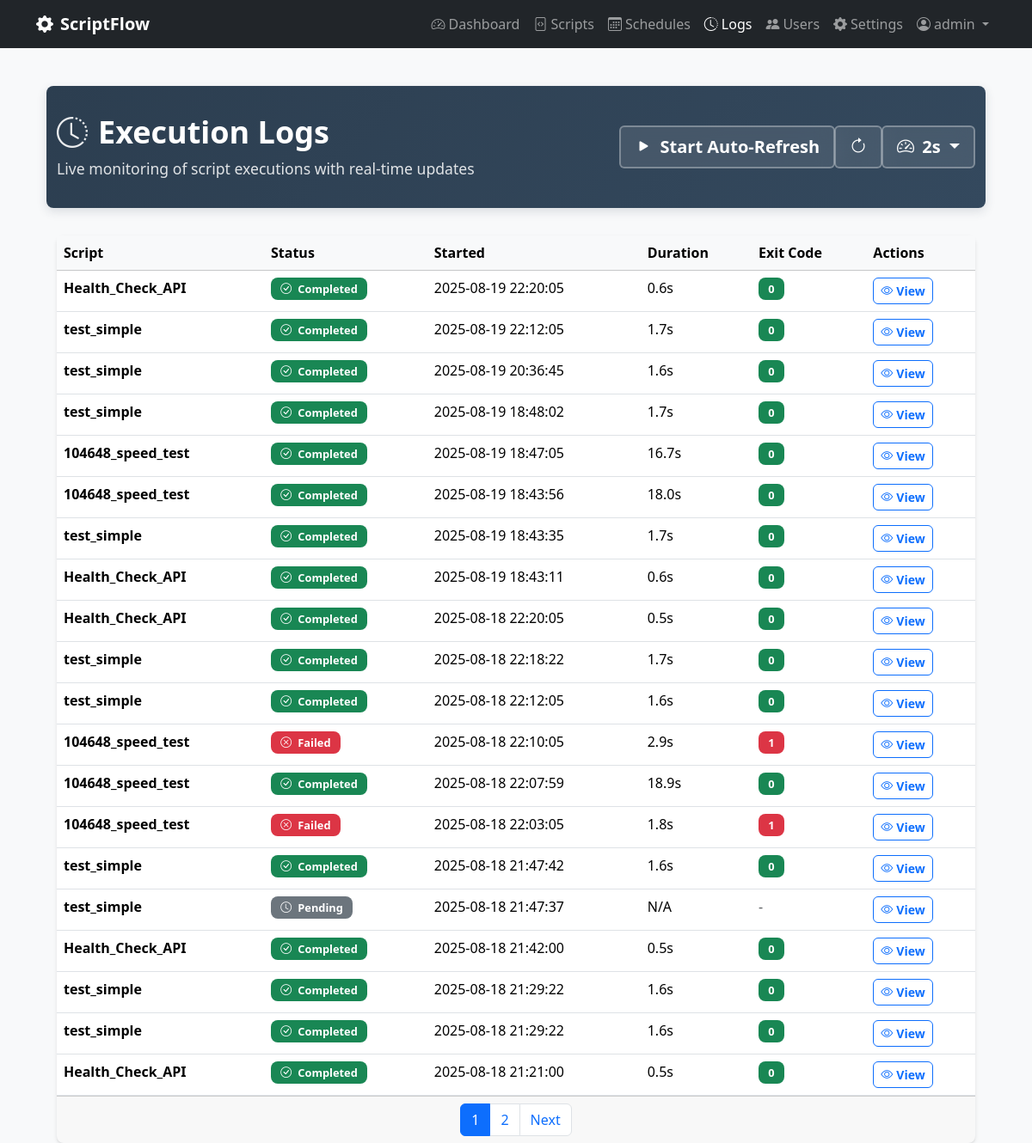
Screenshot of /logs (signed in) with the database file from the repository.
### scriptflow.py (models this page shows, shortened)
class User(UserMixin, db.Model):
    __tablename__ = 'users'
    id = db.Column(db.Integer, primary_key=True)
    username = db.Column(db.String(80), unique=True, nullable=False)
    email = db.Column(db.String(120), unique=True, nullable=False)
    password_hash = db.Column(db.String(255), nullable=False)
    is_admin = db.Column(db.Boolean, default=False, nullable=False)
    can_view_all_data = db.Column(db.Boolean, default=False, nullable=False)
    created_at = db.Column(db.DateTime, default=datetime.now)
    last_login = db.Column(db.DateTime)

class Execution(db.Model):
    __tablename__ = 'executions'
    id = db.Column(db.Integer, primary_key=True)
    started_at = db.Column(db.DateTime, default=datetime.now, nullable=False)
    completed_at = db.Column(db.DateTime)
    status = db.Column(db.String(20), default='pending', nullable=False)  # pending, running, completed, failed, timeout
    exit_code = db.Column(db.Integer)
    stdout = db.Column(db.Text)
    stderr = db.Column(db.Text)
    duration_seconds = db.Column(db.Float)
    trigger_type = db.Column(db.String(20), default='manual', nullable=False)  # manual, scheduled, api
    script_id = db.Column(db.Integer, db.ForeignKey('scripts.id'), nullable=False)
    user_id = db.Column(db.Integer, db.ForeignKey('users.id'), nullable=False)
    script = db.relationship('Script', backref='executions')
    @property
    def formatted_duration(self):
        if not self.duration_seconds:
            return "N/A"
        if self.duration_seconds < 60:
            return f"{self.duration_seconds:.1f}s"
        else:
            minutes = int(self.duration_seconds // 60)
            seconds = int(self.duration_seconds % 60)
            return f"{minutes}m {seconds}s"

class Script(db.Model):
    __tablename__ = 'scripts'
    id = db.Column(db.Integer, primary_key=True)
    name = db.Column(db.String(100), nullable=False)
    description = db.Column(db.Text)
    filename = db.Column(db.String(255), nullable=False)
    file_path = db.Column(db.String(500), nullable=False)
    script_type = db.Column(db.String(10), nullable=False)  # 'py' or 'bat'
    file_size = db.Column(db.Integer)
    created_at = db.Column(db.DateTime, default=datetime.now)
    updated_at = db.Column(db.DateTime, default=datetime.now, onupdate=datetime.now)
    is_active = db.Column(db.Boolean, default=True)
    user_id = db.Column(db.Integer, db.ForeignKey('users.id'), nullable=False)

### scriptflow.py (the view)
@app.route('/logs')
@login_required
def logs():
    page = request.args.get('page', 1, type=int)
    executions_query = Execution.query.order_by(Execution.started_at.desc())
    executions_filtered = apply_user_data_filter(executions_query)
    executions = executions_filtered.paginate(page=page, per_page=20, error_out=False)
    return render_template('logs.html', executions=executions)

### scriptflow.py (called while the page is built)
@login_manager.user_loader
def load_user(user_id):
    return User.query.get(int(user_id))

def apply_user_data_filter(query):
    if current_user.can_view_all_data:
        return query  # Can see all data
    else:
        return query.filter_by(user_id=current_user.id)  # Only own data

### templates/logs.html (shortened to what this page needs)
{% extends "base.html" %}
{% block content %}
<div class="container-fluid">
    <div class="page-header">
        <div class="container">
            <div class="row align-items-center">
                <div class="col">
                    <h1>
                        <i class="bi bi-clock-history"></i>Execution Logs
                    </h1>
                    <p>Live monitoring of script executions with real-time updates</p>
                </div>
                <div class="col-auto">
                    <div class="btn-group" role="group">
                        <button type="button" class="btn btn-lg" id="refreshToggle" onclick="toggleAutoRefresh()">
                            <i class="bi bi-play-fill me-1" id="refreshIcon"></i>
                            <span id="refreshText">Start Auto-Refresh</span>
                        </button>
                        <button type="button" class="btn btn-lg" onclick="manualRefresh()" title="Refresh Now">
                            <i class="bi bi-arrow-clockwise"></i>
                        </button>
                        <div class="btn-group" role="group">
                            <button class="btn btn-lg dropdown-toggle" type="button" data-bs-toggle="dropdown">
                                <i class="bi bi-speedometer2 me-1"></i>
                                <span id="intervalText">2s</span>
                            </button>
                        </div>
                    </div>
                </div>
            </div>
        </div>
    </div>
    <div class="container">
        <div class="card">
            <div class="card-body p-0">
                {% if executions.items %}
                    <div class="table-responsive">
                        <table class="table table-hover mb-0" id="logsTable">
                            <thead class="table-light">
                                <tr>
                                    <th>Script</th>
                                    <th>Status</th>
                                    <th>Started</th>
                                    <th>Duration</th>
                                    <th>Exit Code</th>
                                    <th>Actions</th>
                                </tr>
                            </thead>
                            <tbody id="logsTableBody">
                                {% for execution in executions.items %}
                                <tr>
                                    <td>
                                        <strong>{{ execution.script.name if execution.script else 'Unknown' }}</strong>
                                    </td>
                                    <td>
                                        {% if execution.status == 'running' %}
                                            <span class="badge status-running d-flex align-items-center gap-1">
                                                <i class="bi bi-arrow-clockwise rotating-icon"></i>
                                                Running
                                            </span>
                                        {% elif execution.status == 'completed' %}
                                            <span class="badge bg-success">
                                                <i class="bi bi-check-circle me-1"></i>
                                                Completed
                                            </span>
                                        {% elif execution.status == 'failed' %}
                                            <span class="badge bg-danger">
                                                <i class="bi bi-x-circle me-1"></i>
                                                Failed
                                            </span>
                                        {% elif execution.status == 'pending' %}
                                            <span class="badge bg-secondary">
                                                <i class="bi bi-clock me-1"></i>
                                                Pending
                                            </span>
                                        {% elif execution.status == 'timeout' %}
                                            <span class="badge bg-warning">
                                                <i class="bi bi-stopwatch me-1"></i>
                                                Timeout
                                            </span>
                                        {% else %}
                                            <span class="badge bg-secondary">
                                                {{ execution.status|title }}
                                            </span>
                                        {% endif %}
                                    </td>
                                    <td>{{ execution.started_at.strftime('%Y-%m-%d %H:%M:%S') }}</td>
                                    <td>{{ execution.formatted_duration }}</td>
                                    <td>
                                        {% if execution.exit_code is not none %}
                                            <span class="badge bg-{{ 'success' if execution.exit_code == 0 else 'danger' }}">
                                                {{ execution.exit_code }}
                                            </span>
                                        {% else %}
                                            <span class="text-muted">-</span>
                                        {% endif %}
                                    </td>
                                    <td>
                                        <a href="{{ url_for('view_execution', execution_id=execution.id) }}" class="btn btn-sm btn-outline-primary">
                                            <i class="bi bi-eye me-1"></i>View
                                        </a>
                                    </td>
                                </tr>
                                {% endfor %}
                            </tbody>
                        </table>
                    </div>
                    {% if executions.pages > 1 %}
                    <div class="card-footer">
                        <nav>
                            <ul class="pagination justify-content-center mb-0">
                                {% for page_num in executions.iter_pages() %}
                                    {% if page_num %}
                                        {% if page_num != executions.page %}
                                            <li class="page-item">
                                                <a class="page-link" href="{{ url_for('logs', page=page_num) }}">{{ page_num }}</a>
                                            </li>
                                        {% else %}
                                            <li class="page-item active">
                                                <span class="page-link">{{ page_num }}</span>
                                            </li>
                                        {% endif %}
                                    {% else %}
                                        <li class="page-item disabled">
                                            <span class="page-link">...</span>
                                        </li>
                                    {% endif %}
                                {% endfor %}
                                {% if executions.has_next %}
                                    <li class="page-item">
                                        <a class="page-link" href="{{ url_for('logs', page=executions.next_num) }}">Next</a>
                                    </li>
                                {% endif %}
                            </ul>
                        </nav>
                    </div>
                    {% endif %}
                {% endif %}
            </div>
        </div>
    </div>
</div>
{% endblock %}

### templates/base.html (shortened to what this page needs)
<!DOCTYPE html>
<html lang="en">
<head>
    <link href="https://cdn.jsdelivr.net/npm/bootstrap@5.3.2/dist/css/bootstrap.min.css" rel="stylesheet">
    <link href="https://cdn.jsdelivr.net/npm/bootstrap-icons@1.11.0/font/bootstrap-icons.css" rel="stylesheet">
    <link href="{{ url_for('static', filename='css/app.css') }}" rel="stylesheet">
</head>
<body{% block body_class %}{% endblock %}>
    <nav class="navbar navbar-expand-lg navbar-dark bg-dark fixed-top">
        <div class="container">
            <a class="navbar-brand" href="{{ url_for('dashboard') }}">
                <i class="bi bi-gear-fill me-2"></i>ScriptFlow
            </a>
            <div class="navbar-nav ms-auto">
                <a class="nav-link{% if request.endpoint == 'dashboard' %} active{% endif %}" href="{{ url_for('dashboard') }}">
                    <i class="bi bi-speedometer2 me-1"></i>Dashboard
                </a>
                <a class="nav-link{% if request.endpoint in ['scripts', 'upload_script', 'edit_script', 'view_script'] %} active{% endif %}" href="{{ url_for('scripts') }}">
                    <i class="bi bi-file-code me-1"></i>Scripts
                </a>
                <a class="nav-link{% if request.endpoint in ['schedules', 'create_schedule', 'edit_schedule'] %} active{% endif %}" href="{{ url_for('schedules') }}">
                    <i class="bi bi-calendar3 me-1"></i>Schedules
                </a>
                <a class="nav-link{% if request.endpoint in ['logs', 'view_execution'] %} active{% endif %}" href="{{ url_for('logs') }}">
                    <i class="bi bi-clock-history me-1"></i>Logs
                </a>
                {% if current_user.is_admin %}
                <a class="nav-link{% if request.endpoint in ['manage_users', 'create_user', 'edit_user'] %} active{% endif %}" href="{{ url_for('manage_users') }}">
                    <i class="bi bi-people-fill me-1"></i>Users
                </a>
                {% endif %}
                <a class="nav-link{% if request.endpoint in ['settings', 'python_settings', 'terminal'] %} active{% endif %}" href="{{ url_for('settings') }}">
                    <i class="bi bi-gear-fill me-1"></i>Settings
                </a>
                <div class="nav-item dropdown">
                    <a class="nav-link dropdown-toggle" href="#" role="button" data-bs-toggle="dropdown">
                        <i class="bi bi-person-circle me-1"></i>{{ current_user.username }}
                    </a>
                </div>
            </div>
        </div>
    </nav>
    <main class="container mt-4">
        {% block content %}{% endblock %}
    </main>
</body>
</html>

### static/css/app.css (style rules this page uses)
body { background-color: #f8f9fa; padding-top: 76px; }
.navbar-brand { font-weight: 600; }
.card { border: none; box-shadow: 0 2px 4px rgba(0,0,0,0.1); }
.btn, .btn-sm, .btn-lg, .btn-group .btn, .btn-outline-primary, .btn-outline-secondary { border-radius: 6px !important; font-weight: 600; transition: all 0.3s ease; }
.card, .modal-content, .badge, .alert { border-radius: 8px !important; }
.page-header { background: linear-gradient(135deg, #2C3E50 0%, #34495E 100%); color: white; padding: 2rem 0; margin-bottom: 2rem; border-radius: 8px; box-shadow: 0 4px 12px rgba(44, 62, 80, 0.15); }
.page-header h1 { font-size: 2.25rem; font-weight: 700; margin-bottom: 0.5rem; display: flex; align-items: center; }
.page-header h1 i { margin-right: 0.75rem; opacity: 0.9; }
.page-header p { font-size: 1.1rem; margin-bottom: 0; opacity: 0.85; font-weight: 400; }
.page-header .btn { border: 2px solid rgba(255, 255, 255, 0.3); background: rgba(255, 255, 255, 0.1); color: white; font-weight: 600; backdrop-filter: blur(10px); transition: all 0.3s ease; }

### templates/logs.html (style rules this page uses)
.badge { font-size: 0.8rem; padding: 0.4rem 0.7rem; }
#logsTableBody tr { transition: all 0.3s ease; }

### rows the page displays
User: username "admin"
Execution: script "Health_Check_API", status "completed" (drawn), started_at "2025-08-19 22:20:05", formatted_duration "0.6s", exit_code "0"
Execution: script "test_simple", status "completed" (drawn), started_at "2025-08-19 22:12:05", formatted_duration "1.7s", exit_code "0"
Execution: script "test_simple", status "completed" (drawn), started_at "2025-08-19 20:36:45", formatted_duration "1.6s", exit_code "0"
Execution: script "test_simple", status "completed" (drawn), started_at "2025-08-19 18:48:02", formatted_duration "1.7s", exit_code "0"
Execution: script "104648_speed_test", status "completed" (drawn), started_at "2025-08-19 18:47:05", formatted_duration "16.7s", exit_code "0"
Execution: script "104648_speed_test", status "completed" (drawn), started_at "2025-08-19 18:43:56", formatted_duration "18.0s", exit_code "0"
Execution: script "test_simple", status "completed" (drawn), started_at "2025-08-19 18:43:35", formatted_duration "1.7s", exit_code "0"
Execution: script "Health_Check_API", status "completed" (drawn), started_at "2025-08-19 18:43:11", formatted_duration "0.6s", exit_code "0"
Execution: script "Health_Check_API", status "completed" (drawn), started_at "2025-08-18 22:20:05", formatted_duration "0.5s", exit_code "0"
Execution: script "test_simple", status "completed" (drawn), started_at "2025-08-18 22:18:22", formatted_duration "1.7s", exit_code "0"
Execution: script "test_simple", status "completed" (drawn), started_at "2025-08-18 22:12:05", formatted_duration "1.6s", exit_code "0"
Execution: script "104648_speed_test", status "failed" (drawn), started_at "2025-08-18 22:10:05", formatted_duration "2.9s", exit_code "1"
Execution: script "104648_speed_test", status "completed" (drawn), started_at "2025-08-18 22:07:59", formatted_duration "18.9s", exit_code "0"
Execution: script "104648_speed_test", status "failed" (drawn), started_at "2025-08-18 22:03:05", formatted_duration "1.8s", exit_code "1"
Execution: script "test_simple", status "completed" (drawn), started_at "2025-08-18 21:47:42", formatted_duration "1.6s", exit_code "0"
Execution: script "test_simple", status "pending" (drawn), started_at "2025-08-18 21:47:37", formatted_duration "N/A"
Execution: script "Health_Check_API", status "completed" (drawn), started_at "2025-08-18 21:42:00", formatted_duration "0.5s", exit_code "0"
Execution: script "test_simple", status "completed" (drawn), started_at "2025-08-18 21:29:22", formatted_duration "1.6s", exit_code "0"
Execution: script "test_simple", status "completed" (drawn), started_at "2025-08-18 21:29:22", formatted_duration "1.6s", exit_code "0"
Execution: script "Health_Check_API", status "completed" (drawn), started_at "2025-08-18 21:21:00", formatted_duration "0.5s", exit_code "0"

### other values shown
{{ page_num }} "1"
{{ page_num }} "2"
